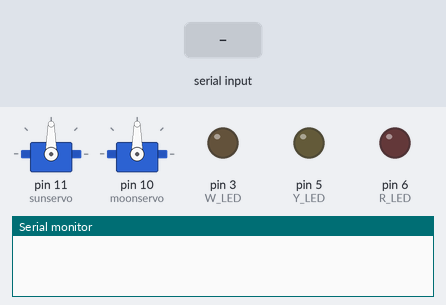
Simulated run of this sketch. Board: Arduino Uno, built with avr-gcc and run on an emulated ATmega328P. Parts: 2 × servo, output pins drawn as LEDs (lit = HIGH), the last lines printed to the serial monitor. Inputs (shaded band) come from the test bench.

Above: at 1.2 s.
1.3 s: "90,45\n" received over Serial
At 1.7 s:
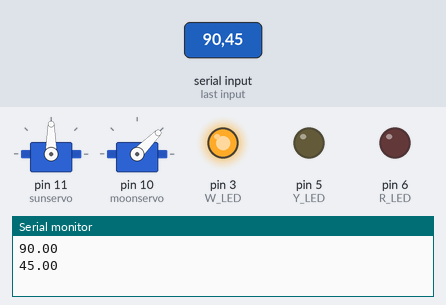
2.8 s: "30,150\n" received over Serial
At 4.0 s:
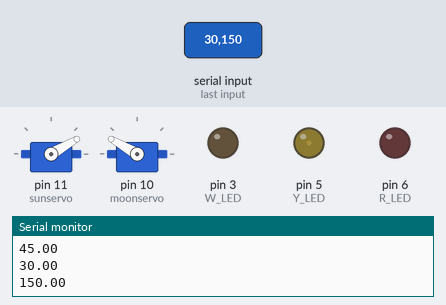
4.3 s: "1,90\n" received over Serial
At 5.2 s:
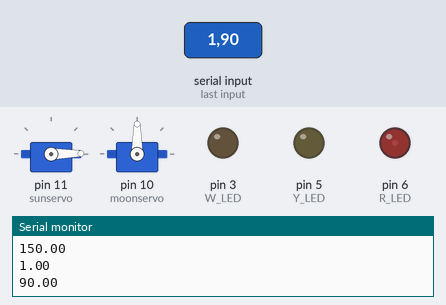
Timing chart, 0 to 7.3 s (numbered marks = the images above; inputs shaded):
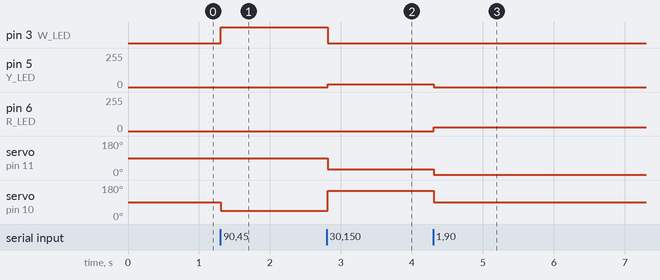

Measured:
- after the input at 1.3 s, pin 3 (W_LED): LOW → HIGH at once; servo on pin 10 (moonservo): 90° → 45° at once
- after the input at 2.8 s, pin 3 (W_LED): HIGH → LOW at once; pin 5 (Y_LED): 0/255 → 20/255 at once; servo on pin 11 (sunservo): 90° → 30° at once; servo on pin 10 (moonservo): 45° → 150° at once
- after the input at 4.3 s, pin 5 (Y_LED): 20/255 → 0/255 at once; pin 6 (R_LED): 0/255 → 27/255 at once; servo on pin 11 (sunservo): 30° → 1° at once; servo on pin 10 (moonservo): 150° → 90° at once

The sketch:

clockservo.ino
```cpp
#include <Servo.h>
#define W_LED 3
#define Y_LED 5
#define R_LED 6
#define B_LED 9


Servo sunservo;
Servo moonservo;

void setup() {
  // put your setup code here, to run once:
  Serial.begin(9600);
  sunservo.attach(11);
  moonservo.attach(10);
  pinMode(W_LED, OUTPUT);
}

void loop() {
  // put your main code here, to run repeatedly:
  int val;

  if (Serial.available() > 0) {
    String inputString = Serial.readStringUntil('\n');
    // two positions, first for sun servo second for moon servo
    int delimPos = inputString.indexOf(',');
    if (delimPos != -1) {
      String sunstr = inputString.substring(0, delimPos);
      String moonstr = inputString.substring(delimPos + 1);

    float sunPos = sunstr.toFloat();
    float moonPos = moonstr.toFloat();
      if (sunPos >= 0 && sunPos <= 180 && moonPos >= 0 && moonPos <= 180) {
      Serial.println(sunPos);
      Serial.println(moonPos);
      sunservo.write(sunPos);
      moonservo.write(moonPos);
    }

      // Red LED for the first portion
        if (sunPos >= 0 && sunPos < 30) {
          analogWrite(R_LED, map(sunPos, 0, 30, 20, 255)); // Dim to Bright
          digitalWrite(Y_LED, LOW);
          digitalWrite(W_LED, LOW);
          digitalWrite(B_LED, LOW);
        }
        // Yellow LED for the second portion
        else if (sunPos >= 30 && sunPos < 60) {
          digitalWrite(R_LED, LOW);
          analogWrite(Y_LED, map(sunPos, 30, 60, 20, 255)); // Dim to Bright
          digitalWrite(W_LED, LOW);
          digitalWrite(B_LED, LOW);
        }
        // White LED at the center portion
        else if (sunPos >= 60 && sunPos < 90) {
          digitalWrite(R_LED, LOW);
          digitalWrite(Y_LED, LOW);
          analogWrite(W_LED, map(sunPos, 60, 90, 20, 255)); // Dim to Bright
          digitalWrite(B_LED, LOW);
        }
        // White LED at the center portion part 2
        else if (sunPos >= 90 && sunPos < 120) {
          digitalWrite(R_LED, LOW);
          digitalWrite(Y_LED, LOW);
          analogWrite(W_LED, map(sunPos, 90, 120, 255, 20)); // Bright to Dim
          digitalWrite(B_LED, LOW);
        }
        // Yellow LED part 2
        else if (sunPos >= 120 && sunPos < 150) {
          digitalWrite(R_LED, LOW);
          analogWrite(Y_LED, map(sunPos, 120, 150, 255, 20)); // Bright to Dim
          digitalWrite(W_LED, LOW);
          digitalWrite(B_LED, LOW);
        }
        // Red LED for the last day portion
        else if (sunPos >= 150 && sunPos < 180) {
          analogWrite(R_LED, map(sunPos, 150, 180, 255, 20)); // Bright to Dim
          digitalWrite(Y_LED, LOW);
          digitalWrite(W_LED, LOW);
          digitalWrite(B_LED, LOW);
        }
        // Blue LED for night time
        else {
          digitalWrite(R_LED, LOW);
          digitalWrite(Y_LED, LOW);
          digitalWrite(W_LED, LOW);
          digitalWrite(B_LED, HIGH);
        }
    }
  }
  delay(10);
}
```
